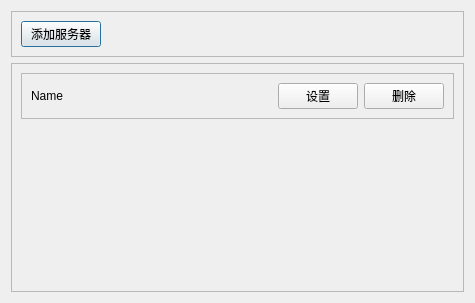
<?xml version="1.0" encoding="UTF-8"?>
<ui version="4.0">
 <class>ServerManageDialog</class>
 <widget class="QDialog" name="ServerManageDialog">
  <property name="geometry">
   <rect>
    <x>0</x>
    <y>0</y>
    <width>475</width>
    <height>303</height>
   </rect>
  </property>
  <property name="windowTitle">
   <string>ServerManager</string>
  </property>
  <layout class="QVBoxLayout" name="verticalLayout_2">
   <item>
    <widget class="QFrame" name="frame_2">
     <property name="frameShape">
      <enum>QFrame::StyledPanel</enum>
     </property>
     <property name="frameShadow">
      <enum>QFrame::Raised</enum>
     </property>
     <layout class="QHBoxLayout" name="horizontalLayout">
      <item>
       <widget class="QPushButton" name="pushButton">
        <property name="text">
         <string>添加服务器</string>
        </property>
       </widget>
      </item>
      <item>
       <spacer name="horizontalSpacer">
        <property name="orientation">
         <enum>Qt::Horizontal</enum>
        </property>
        <property name="sizeHint" stdset="0">
         <size>
          <width>392</width>
          <height>20</height>
         </size>
        </property>
       </spacer>
      </item>
     </layout>
    </widget>
   </item>
   <item>
    <widget class="QScrollArea" name="scrollArea">
     <property name="widgetResizable">
      <bool>true</bool>
     </property>
     <widget class="QWidget" name="scrollAreaWidgetContents">
      <property name="geometry">
       <rect>
        <x>0</x>
        <y>0</y>
        <width>455</width>
        <height>233</height>
       </rect>
      </property>
      <layout class="QVBoxLayout" name="verticalLayout">
       <item>
        <widget class="QFrame" name="frame_3">
         <property name="frameShape">
          <enum>QFrame::StyledPanel</enum>
         </property>
         <property name="frameShadow">
          <enum>QFrame::Raised</enum>
         </property>
         <layout class="QHBoxLayout" name="horizontalLayout_2">
          <item>
           <widget class="QLabel" name="label">
            <property name="text">
             <string>Name</string>
            </property>
           </widget>
          </item>
          <item>
           <spacer name="horizontalSpacer_2">
            <property name="orientation">
             <enum>Qt::Horizontal</enum>
            </property>
            <property name="sizeHint" stdset="0">
             <size>
              <width>250</width>
              <height>20</height>
             </size>
            </property>
           </spacer>
          </item>
          <item>
           <widget class="QPushButton" name="pushButton_2">
            <property name="text">
             <string>设置</string>
            </property>
           </widget>
          </item>
          <item>
           <widget class="QPushButton" name="pushButton_3">
            <property name="text">
             <string>删除</string>
            </property>
           </widget>
          </item>
         </layout>
        </widget>
       </item>
       <item>
        <spacer name="verticalSpacer">
         <property name="orientation">
          <enum>Qt::Vertical</enum>
         </property>
         <property name="sizeHint" stdset="0">
          <size>
           <width>20</width>
           <height>199</height>
          </size>
         </property>
        </spacer>
       </item>
      </layout>
     </widget>
    </widget>
   </item>
  </layout>
 </widget>
 <resources/>
 <connections/>
</ui>
